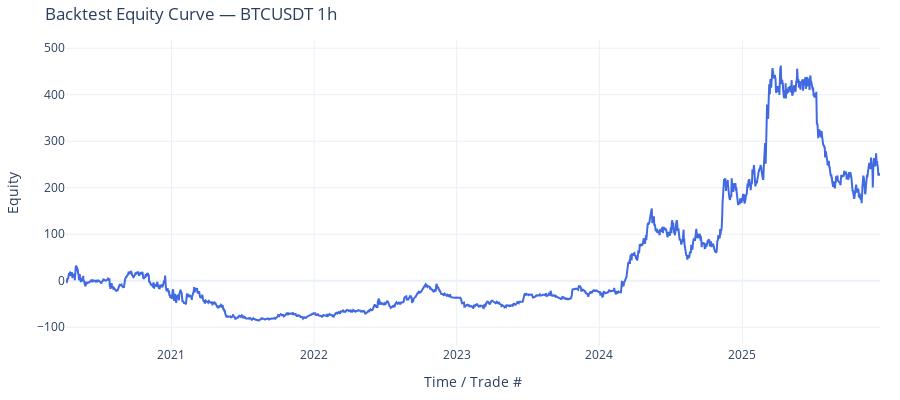
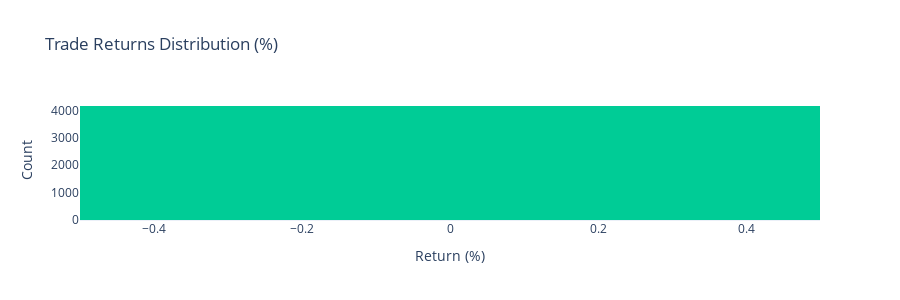

These figures' notebook cell, in order:
### Markdown cell above
## 6) (Optional) Quick Backtest Sanity-check

This is **not** a full strategy validation, but a quick way to ensure that the chosen `q/f/min_prob` yield meaningful trades.

If `rlx-search` is running and the endpoint is accessible, you can perform a walk-forward backtest via the API.

### Code cell
# Tune these separately from decision thresholds
MIN_PROB = float(os.getenv("MIN_PROB", "0.6"))
STEP = int(os.getenv("STEP", str(max(6, F // 2))))

try:
    bt = client.backtest(
        symbol=SYMBOL,
        interval=INTERVAL,
        q=Q,
        f=F,
        step=STEP,
        top_k=min(TOP_K, 10),
        min_prob=MIN_PROB,
        include_stats=True,
        fee_pct=float(os.getenv("AIPP_FEE_PCT", "0.04")),
        slippage_pct=float(os.getenv("AIPP_SLIPPAGE_PCT", "0.00")),
    )

    stats = bt.get("stats") or {}
    print("backtest.stats:", {k: stats.get(k) for k in ["totalReturnPct", "sharpeRatio", "maxDrawdownPct", "winRate", "profitFactor"] if k in stats})

    # 1) Trade History Table
    trades = bt.get("results") or []
    if trades:
        dft = pd.DataFrame(trades)
        # Clean up columns for display
        cols = [c for c in ["entryTs", "exitTs", "side", "pnlPct", "prob", "entryPrice", "exitPrice"] if c in dft.columns]
        print("\nTrade History (Top 10):")
        display(dft[cols].head(10))
    else:
        print("No trades executed in backtest.")

    # 2) Equity Curve
    equity = bt.get("equity") or stats.get("equityCurve")
    if isinstance(equity, list) and equity:
        # Handle both list of floats and list of {ts, value}
        if isinstance(equity[0], dict):
            y_vals = [e.get("value") for e in equity]
            x_vals = [pd.to_datetime(e.get("ts"), unit='ms') for e in equity]
        else:
            y_vals = equity
            x_vals = np.arange(len(equity))

        fig = go.Figure()
        fig.add_trace(go.Scatter(
            x=x_vals,
            y=y_vals,
            mode='lines',
            name='Equity',
            line=dict(color='royalblue', width=2)
        ))
        
        # Tight Y-axis scaling
        y_min, y_max = min(y_vals), max(y_vals)
        y_padding = (y_max - y_min) * 0.1 if y_max > y_min else 0.1
        
        fig.update_layout(
            title=f"Backtest Equity Curve — {SYMBOL} {INTERVAL}",
            xaxis_title="Time / Trade #",
            yaxis_title="Equity",
            yaxis=dict(range=[y_min - y_padding, y_max + y_padding]),
            template="plotly_white",
            height=400,
            margin=dict(l=20, r=20, t=40, b=20),
        )
        fig.show()

    # 3) Trade Returns Distribution
    if trades:
        pnl_vals = [t.get("pnlPct", 0) for t in trades]
        fig_dist = px.histogram(
            pnl_vals, 
            nbins=30, 
            title="Trade Returns Distribution (%)",
            labels={'value': 'Return (%)'},
            template="plotly_white",
            color_discrete_sequence=['#00CC96']
        )
        fig_dist.update_layout(
            height=300, 
            showlegend=False,
            xaxis_title="Return (%)",
            yaxis_title="Count"
        )
        fig_dist.show()

except Exception as e:
    print("backtest unavailable:", str(e))

### Figure 1 — Plotly figure (JSON) as saved in the notebook; plotly's stock layout.template omitted (floating-point values rounded to 4 significant figures; data arrays with more than 128 entries replaced by an {"elided": "..."} marker saying what was removed)
{"data": [{"line": {"color": "royalblue", "width": 2}, "mode": "lines", "name": "Equity", "type": "scatter", "x": {"elided": "3317 str values"}, "y": {"elided": "3317 float values"}}], "layout": {"height": 400, "margin": {"b": 20, "l": 20, "r": 20, "t": 40}, "title": {"text": "Backtest Equity Curve — BTCUSDT 1h"}, "xaxis": {"title": {"text": "Time / Trade #"}}, "yaxis": {"range": [-140.4, 517.7], "title": {"text": "Equity"}}}}

### Figure 2 — Plotly figure (JSON) as saved in the notebook; plotly's stock layout.template omitted (floating-point values rounded to 4 significant figures; data arrays with more than 128 entries replaced by an {"elided": "..."} marker saying what was removed)
{"data": [{"bingroup": "x", "hovertemplate": "variable=0<br>Return (%)=%{x}<br>count=%{y}<extra></extra>", "legendgroup": "0", "marker": {"color": "#00CC96", "pattern": {"shape": ""}}, "name": "0", "nbinsx": 30, "orientation": "v", "showlegend": true, "type": "histogram", "x": {"elided": "4165 int values"}, "xaxis": "x", "yaxis": "y"}], "layout": {"barmode": "relative", "height": 300, "legend": {"title": {"text": "variable"}, "tracegroupgap": 0}, "showlegend": false, "title": {"text": "Trade Returns Distribution (%)"}, "xaxis": {"anchor": "y", "domain": [0, 1], "title": {"text": "Return (%)"}}, "yaxis": {"anchor": "x", "domain": [0, 1], "title": {"text": "Count"}}}}
